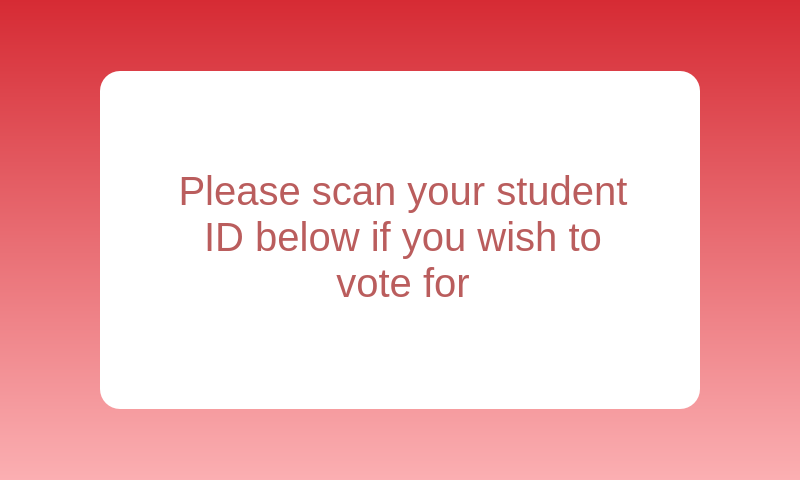
<?xml version="1.0" encoding="UTF-8"?>
<ui version="4.0">
 <class>MainWindow</class>
 <widget class="QMainWindow" name="MainWindow">
  <property name="geometry">
   <rect>
    <x>0</x>
    <y>0</y>
    <width>800</width>
    <height>480</height>
   </rect>
  </property>
  <property name="windowTitle">
   <string>MainWindow</string>
  </property>
  <property name="styleSheet">
   <string notr="true">background-color: qlineargradient(spread:pad, x1:0, y1:0, x2:0, y2:1, stop:0 rgba(214, 43, 52, 255), stop:1 rgba(251, 175, 178, 255));</string>
  </property>
  <widget class="QWidget" name="centralwidget">
   <widget class="QFrame" name="frame">
    <property name="geometry">
     <rect>
      <x>100</x>
      <y>71</y>
      <width>600</width>
      <height>338</height>
     </rect>
    </property>
    <property name="styleSheet">
     <string notr="true">background: rgb(255, 255, 255);
border-radius: 20px</string>
    </property>
    <property name="frameShape">
     <enum>QFrame::StyledPanel</enum>
    </property>
    <property name="frameShadow">
     <enum>QFrame::Raised</enum>
    </property>
    <widget class="QLabel" name="lblMessage">
     <property name="geometry">
      <rect>
       <x>70</x>
       <y>40</y>
       <width>466</width>
       <height>251</height>
      </rect>
     </property>
     <property name="font">
      <font>
       <family>Helvetica Neue</family>
       <pointsize>30</pointsize>
      </font>
     </property>
     <property name="styleSheet">
      <string notr="true">color: #BA5D5D</string>
     </property>
     <property name="text">
      <string>Please scan your student ID below if you wish to vote for</string>
     </property>
     <property name="alignment">
      <set>Qt::AlignCenter</set>
     </property>
     <property name="wordWrap">
      <bool>true</bool>
     </property>
    </widget>
   </widget>
  </widget>
 </widget>
 <resources/>
 <connections/>
</ui>
